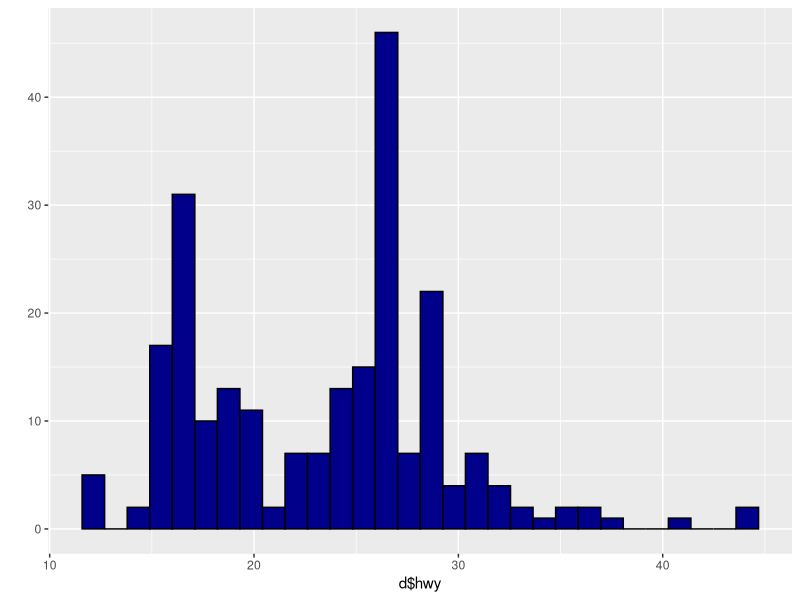
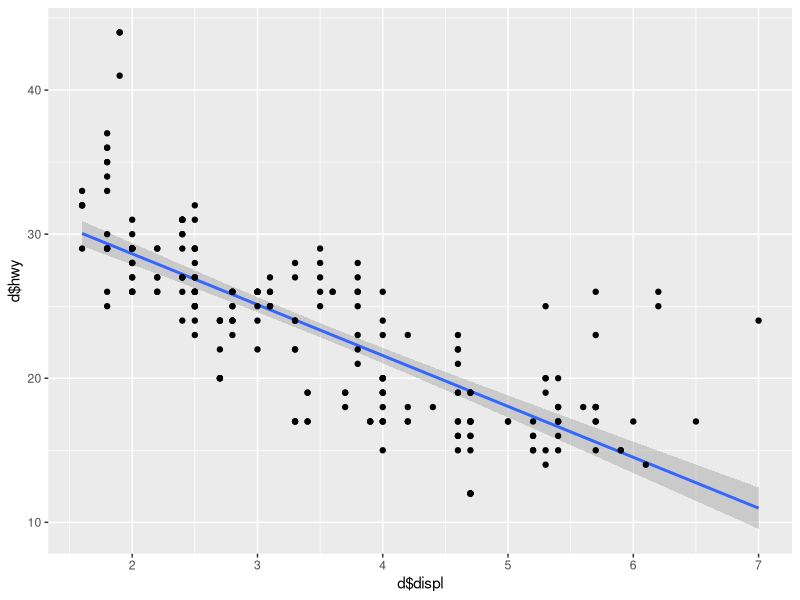
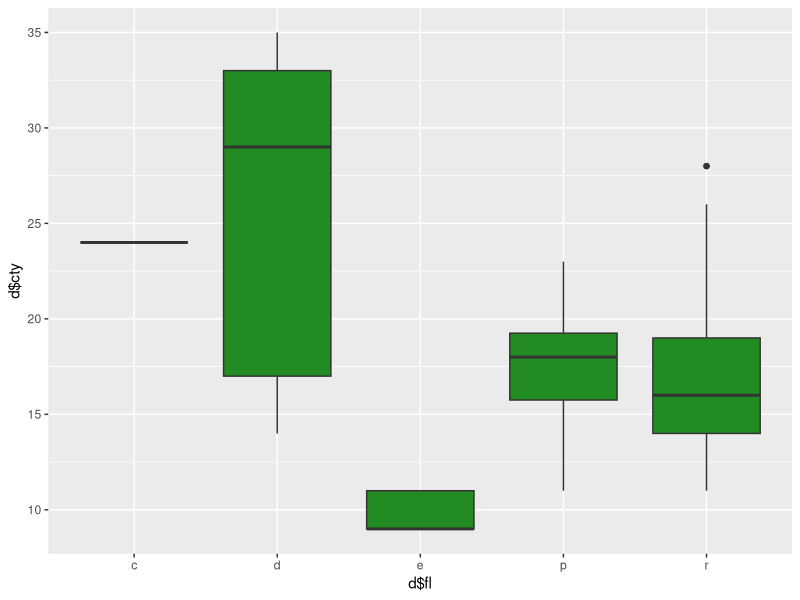
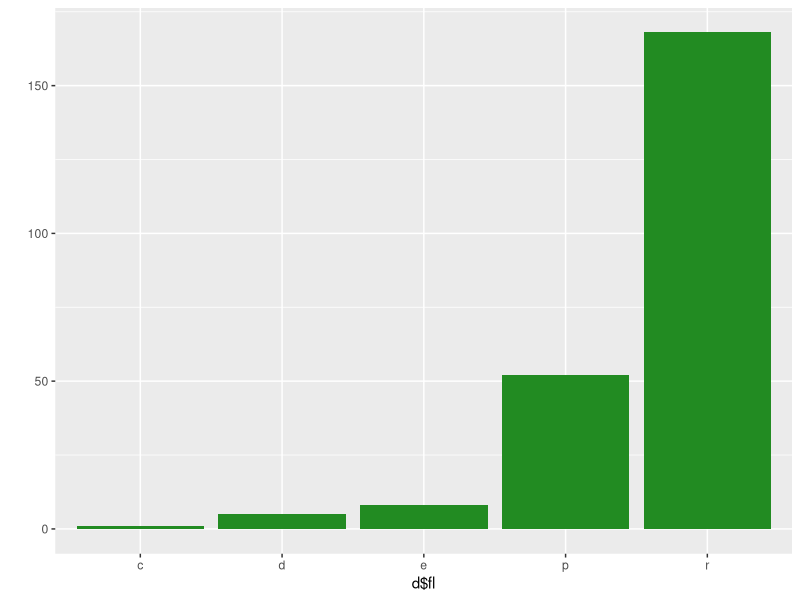
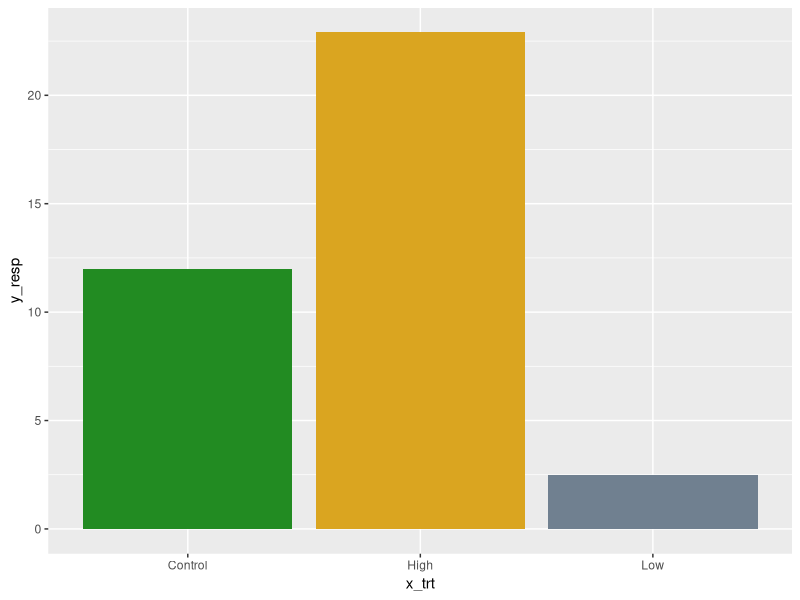
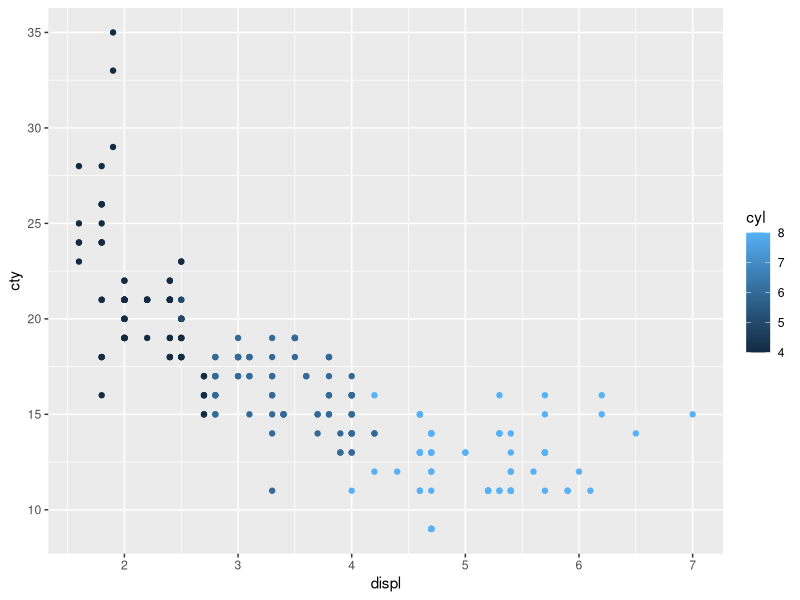
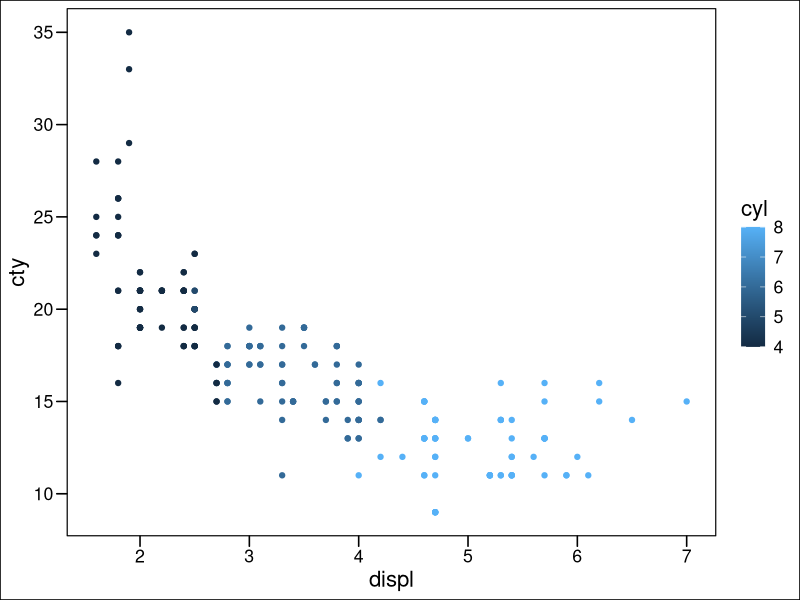
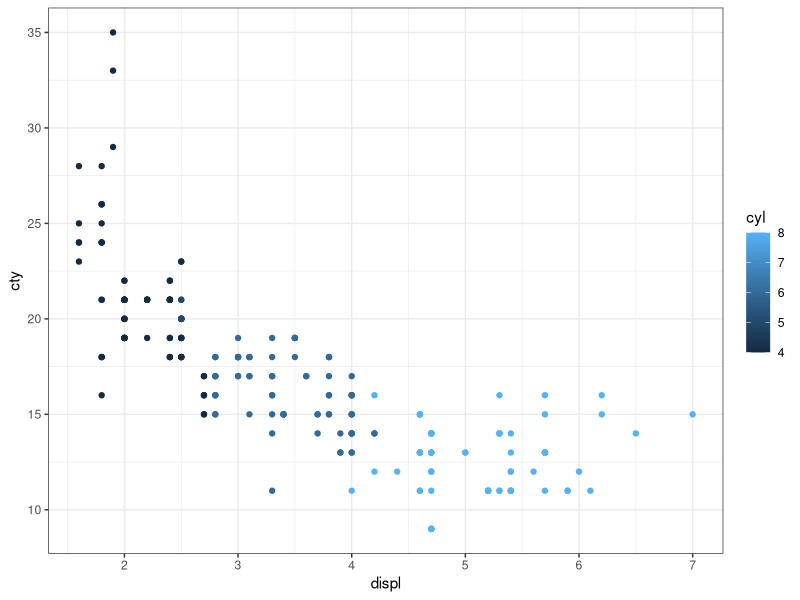

These figures' R source, in order:
### ggplot2
### 24 January 2023

library(tidyverse)
library(ggplot2)
library(ggthemes)
library(patchwork)

#### Template for ggplot code
### p1 <- ggplot(data= <DATA>, mapping = aes(x = xVar, y = yVar)) + 
### GEOM FUNCTION ||| ...+ geom_boxplot()
### print(p1)

#### Load in a buitl-in data set

data("mpg")

d <- mpg

### qplot: quick, plotting
qplot(x=d$hwy, fill = I("darkblue"), color= I("black"))

# scatterplot 
qplot(x=d$displ, y=d$hwy, geom=c("smooth", "point"), method="lm")

# box plot
qplot(x=d$fl, y=d$cty, geom= "boxplot", fill=I("forestgreen"))

# bar plot
qplot(x=d$fl, geom = "bar", fill=I("forestgreen"))

### Create some data (specified counts)
x_trt <- c("Control", "Low", "High")
y_resp <- c(12, 2.5, 22.9)
qplot(x=x_trt, y=y_resp, geom="col", fill=I(c("forestgreen", "slategray", "goldenrod")))

#### ggplot: uses data frames instead of vectors

p1 <- ggplot(data=d, mapping=aes(x=displ, y=cty, color= cyl)) + 
  geom_point()
p1

p1 + theme_base()
p1 + theme_bw()
p1 + theme_minimal()
p1 + theme_bw(base_size=20, base_family="serif")

p2 <- ggplot(data=d, aes(x=fl, fill=fl)) + 
  geom_bar()
p2 + coord_flip() + theme_classic(base_size = 15, base_family = "sans")


## Theme mods
p3 <- ggplot(data=d, aes(x=displ, y=cty)) + 
  geom_point(size=2, shape=18, color="magenta", fill="green") +
  xlab("Count") + 
  ylab("Fuel") + 
  labs(title="My title", subtitle ="my subtitle")
  
p3 + xlim(1, 10) + ylim(0, 35)

library(viridis)
cols <- viridis(7, option = "plasma")
ggplot(data=d, aes(x=class, y=hwy, fill = class)) + 
  geom_boxplot() + 
  scale_fill_manual(values=cols)


p1 + p2 / p3
